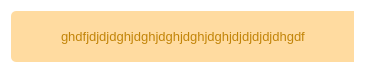
<?xml version="1.0" encoding="UTF-8"?>
<ui version="4.0">
 <class>warning_msg</class>
 <widget class="QDialog" name="warning_msg">
  <property name="geometry">
   <rect>
    <x>0</x>
    <y>0</y>
    <width>365</width>
    <height>70</height>
   </rect>
  </property>
  <property name="windowTitle">
   <string>Dialog</string>
  </property>
  <property name="styleSheet">
   <string notr="true">*{
	border:none;
	background-color: transparent;
	padding:0;
	margin:0;
}
QFrame {
	background-color: rgb(255, 219, 160);
	border-top-left-radius: 5px;
	border-bottom-left-radius: 5px;
}
#warning_msg_text{
	color: rgb(194, 132, 8);
}</string>
  </property>
  <layout class="QGridLayout" name="gridLayout">
   <item row="0" column="0">
    <widget class="QFrame" name="warning_messageBox">
     <property name="enabled">
      <bool>true</bool>
     </property>
     <property name="minimumSize">
      <size>
       <width>0</width>
       <height>51</height>
      </size>
     </property>
     <property name="maximumSize">
      <size>
       <width>16777215</width>
       <height>51</height>
      </size>
     </property>
     <property name="styleSheet">
      <string notr="true"/>
     </property>
     <property name="frameShape">
      <enum>QFrame::Shape::StyledPanel</enum>
     </property>
     <property name="frameShadow">
      <enum>QFrame::Shadow::Raised</enum>
     </property>
     <layout class="QHBoxLayout" name="horizontalLayout">
      <item>
       <widget class="QLabel" name="logo_warning_msg">
        <property name="minimumSize">
         <size>
          <width>35</width>
          <height>35</height>
         </size>
        </property>
        <property name="maximumSize">
         <size>
          <width>35</width>
          <height>35</height>
         </size>
        </property>
        <property name="text">
         <string/>
        </property>
        <property name="pixmap">
         <pixmap resource="../ico.qrc">:/png/icons/alert.png</pixmap>
        </property>
        <property name="scaledContents">
         <bool>true</bool>
        </property>
       </widget>
      </item>
      <item>
       <widget class="QLabel" name="warning_msg_text">
        <property name="font">
         <font>
          <pointsize>10</pointsize>
         </font>
        </property>
        <property name="text">
         <string>ghdfjdjdjdghjdghjdghjdghjdghjdjdjdjdjdhgdf</string>
        </property>
       </widget>
      </item>
      <item alignment="Qt::AlignmentFlag::AlignTop">
       <widget class="QPushButton" name="close_warning_messageBox">
        <property name="minimumSize">
         <size>
          <width>21</width>
          <height>21</height>
         </size>
        </property>
        <property name="maximumSize">
         <size>
          <width>21</width>
          <height>21</height>
         </size>
        </property>
        <property name="styleSheet">
         <string notr="true">QPushButton{
	padding:15px;
	border:0;
}
</string>
        </property>
        <property name="text">
         <string/>
        </property>
        <property name="icon">
         <iconset resource="../ico.qrc">
          <normaloff>:/png/icons/cross.png</normaloff>:/png/icons/cross.png</iconset>
        </property>
        <property name="iconSize">
         <size>
          <width>10</width>
          <height>10</height>
         </size>
        </property>
       </widget>
      </item>
     </layout>
    </widget>
   </item>
  </layout>
 </widget>
 <resources>
  <include location="../ico.qrc"/>
 </resources>
 <connections/>
</ui>
